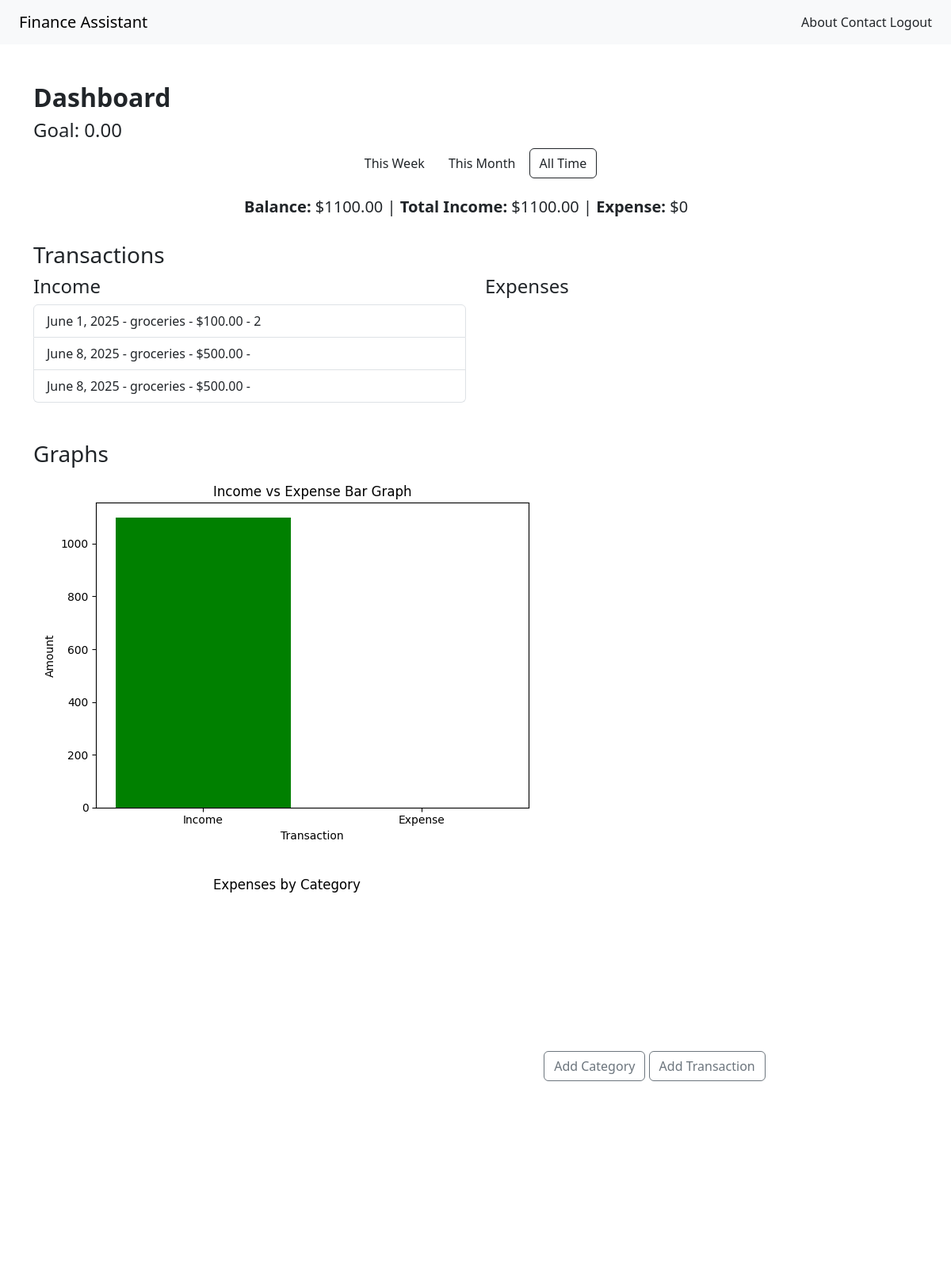
The app's page /finance/dashboard/ (signed in) with its own data.
### finance/models.py (models this page shows, shortened)
class UserProfile(models.Model):
    user = models.ForeignKey(User, on_delete=models.CASCADE)
    goal = models.DecimalField(max_digits=10, decimal_places=2, default=0)

class Transaction(models.Model):
    TYPE_CHOICES = [
        ('income', 'Income'),
        ('expense', 'Expense')
    ]
    user = models.ForeignKey(User, on_delete=models.CASCADE)
    category = models.ForeignKey(Category, on_delete=models.SET_NULL, null=True)
    type = models.CharField(max_length=7, choices=TYPE_CHOICES)
    amount = models.DecimalField(max_digits=10, decimal_places=2)
    description = models.TextField(blank=True)
    date = models.DateField(auto_now_add=True)

class Category(models.Model):
    name = models.CharField(max_length=50)
    user = models.ForeignKey(User, on_delete=models.CASCADE)
    def __str__(self):
        return self.name

### finance/views.py (the view)
def dashboard(request):
    profile, _ = UserProfile.objects.get_or_create(user=request.user)
    view_range = request.GET.get('range', 'all')
    today = date.today()
    if view_range == "week":
        start_date = today - timedelta(days=6)
    elif view_range == "month":
        start_date = today.replace(day=1)
    else:
        start_date = None
    if start_date:
        transactions = Transaction.objects.all().filter(user=request.user, date__gte=start_date)
    else:
        transactions = Transaction.objects.all().filter(user=request.user)
    income = sum(t.amount for t in transactions if t.type == 'income')
    expense = sum(t.amount for t in transactions if t.type == 'expense')
    balance = income - expense
    goal = profile.goal
    labels = ['Income', "Expense"]
    values = [income, expense]
    plt.bar(labels, values, color=['green', 'red'])
    plt.title('Income vs Expense Bar Graph')
    plt.xlabel('Transaction')
    plt.ylabel('Amount')
    buffer = io.BytesIO()
    plt.tight_layout()
    plt.savefig(buffer, format='png')
    plt.close()
    buffer.seek(0)
    bar_graph_base64 = base64.b64encode(buffer.getvalue()).decode('utf-8')
    category_totals = {}
    for t in transactions:
        if t.type == 'expense':
            if t.category:
                cat_name = t.category.name
            else:
                continue
            if cat_name not in category_totals:
                category_totals[cat_name] = float(t.amount)
            else:
                category_totals[cat_name] += float(t.amount)
    p_labels = list(category_totals.keys())
    p_values = list(category_totals.values())
    plt.pie(p_values, labels=p_labels, startangle=90)
    plt.title('Expenses by Category')
    buffer = io.BytesIO()
    plt.tight_layout()
    plt.savefig(buffer, format='png')
    plt.close()
    buffer.seek(0)
    pie_graph_base64 = base64.b64encode(buffer.getvalue()).decode('utf-8')
    return render(request, 'finance/dashboard.html', {
        'transactions': transactions,
        'income': income,
        'expense': expense,
        'balance': balance,
        'graph': bar_graph_base64,
        'pie_graph': pie_graph_base64,
        'view_range': view_range,
        'goal': goal
    })

### finance/templates/finance/dashboard.html (shortened to what this page needs)
{% extends "base.html" %}
{% block content %}
<h2 class="text-muted-blue"><strong>Dashboard</strong></h2>
<h4 class="text-muted-blue"> Goal: {{goal}} </h4>
<div class="mb-3 text-center">
  <a href="?range=week" class="btn btn-soft {% if view_range == 'week' %}active{% endif %}">This Week</a>
  <a href="?range=month" class="btn btn-soft {% if view_range == 'month' %}active{% endif %}">This Month</a>
  <a href="?range=all" class="btn btn-soft {% if view_range == 'all' %}active{% endif %}">All Time</a>
</div>
<h5 class="mx-auto p-2" style="width: 600px;"><strong>Balance:</strong> ${{ balance }} | <strong>Total Income:</strong> ${{ income }} | <strong>Expense:</strong> ${{ expense }}</h5>
<h3 class="mt-4">Transactions</h3>
<div class="row">
  <div class="col-md-6">
    <h4>Income</h4>
    <ul class="list-group mb-4">
      {% for t in transactions %}
        {% if t.type == 'income' %}
          <li class="list-group-item">
            {{ t.date }} - {{ t.category }} - ${{ t.amount }} - {{ t.description }}
          </li>
        {% endif %}
      {% endfor %}
    </ul>
  </div>
  <div class="col-md-6">
    <h4>Expenses</h4>
  </div>
</div>
<h3 class="mt-4">Graphs</h3>
<img class="img-fluid rounded mb-3"/>
<img class="img-fluid rounded"/>
<a href="{% url 'add_category' %}" class="btn btn-outline-secondary mt-4">Add Category</a>
<a href="{% url 'add_transaction' %}" class="btn btn-outline-secondary mt-4">Add Transaction</a>
{% endblock %}

### main/templates/base.html (shortened to what this page needs)
{% load static %}
<!DOCTYPE html>
<html lang="en">
<head>
  <link href="https://cdn.jsdelivr.net/npm/bootstrap@5.3.3/dist/css/bootstrap.min.css" rel="stylesheet">
</head>
<body>
  <nav class="navbar navbar-expand-lg navbar-light bg-light px-4">
    <a class="navbar-brand " href="{% url 'home' %}">Finance Assistant</a>
    <div class="ms-auto">
      <a class="nav-link d-inline" href="{% url 'about' %}">About</a>
      <a class="nav-link d-inline" href="{% url 'contact' %}">Contact</a>
      {% if user.is_authenticated %}
        <form action="{%url 'logout' %}" method="post" a class="nav-link d-inline text-muted-blue">
          <button type="submit" class="nav-link d-inline ">Logout</button>
        </form>
      {% endif %}
    </div>
  </nav>
  <main class="container my-5">
    {% block content %}{% endblock %}
  </main>
</body>
</html>

### records on screen
UserProfile: goal "0.00"
Transaction: date "June 1, 2025", category "groceries", amount "100.00", description "2"
Transaction: date "June 8, 2025", category "groceries", amount "500.00"
Transaction: date "June 8, 2025", category "groceries", amount "500.00"

### other values on screen
{{ balance }} "1100.00"
{{ income }} "1100.00"
{{ expense }} "0"
